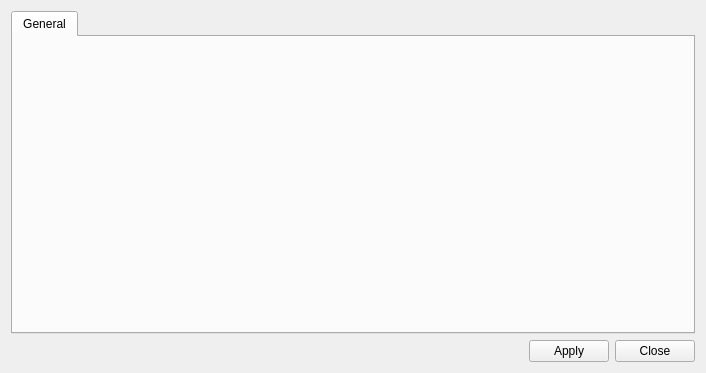
<?xml version="1.0" encoding="UTF-8"?>
<ui version="4.0">
 <class>SettingsForm</class>
 <widget class="QWidget" name="SettingsForm">
  <property name="geometry">
   <rect>
    <x>0</x>
    <y>0</y>
    <width>706</width>
    <height>373</height>
   </rect>
  </property>
  <property name="windowTitle">
   <string>Settings</string>
  </property>
  <layout class="QVBoxLayout" name="verticalLayout">
   <item>
    <widget class="QTabWidget" name="tabs">
     <widget class="QWidget" name="tab">
      <attribute name="title">
       <string>General</string>
      </attribute>
     </widget>
    </widget>
   </item>
   <item>
    <layout class="QHBoxLayout" name="horizontalLayout">
     <item>
      <spacer name="horizontalSpacer">
       <property name="orientation">
        <enum>Qt::Horizontal</enum>
       </property>
       <property name="sizeHint" stdset="0">
        <size>
         <width>40</width>
         <height>20</height>
        </size>
       </property>
      </spacer>
     </item>
     <item>
      <widget class="QPushButton" name="btnApply">
       <property name="text">
        <string>Apply</string>
       </property>
      </widget>
     </item>
     <item>
      <widget class="QPushButton" name="btnClose">
       <property name="text">
        <string>Close</string>
       </property>
      </widget>
     </item>
    </layout>
   </item>
  </layout>
 </widget>
 <resources/>
 <connections/>
</ui>
